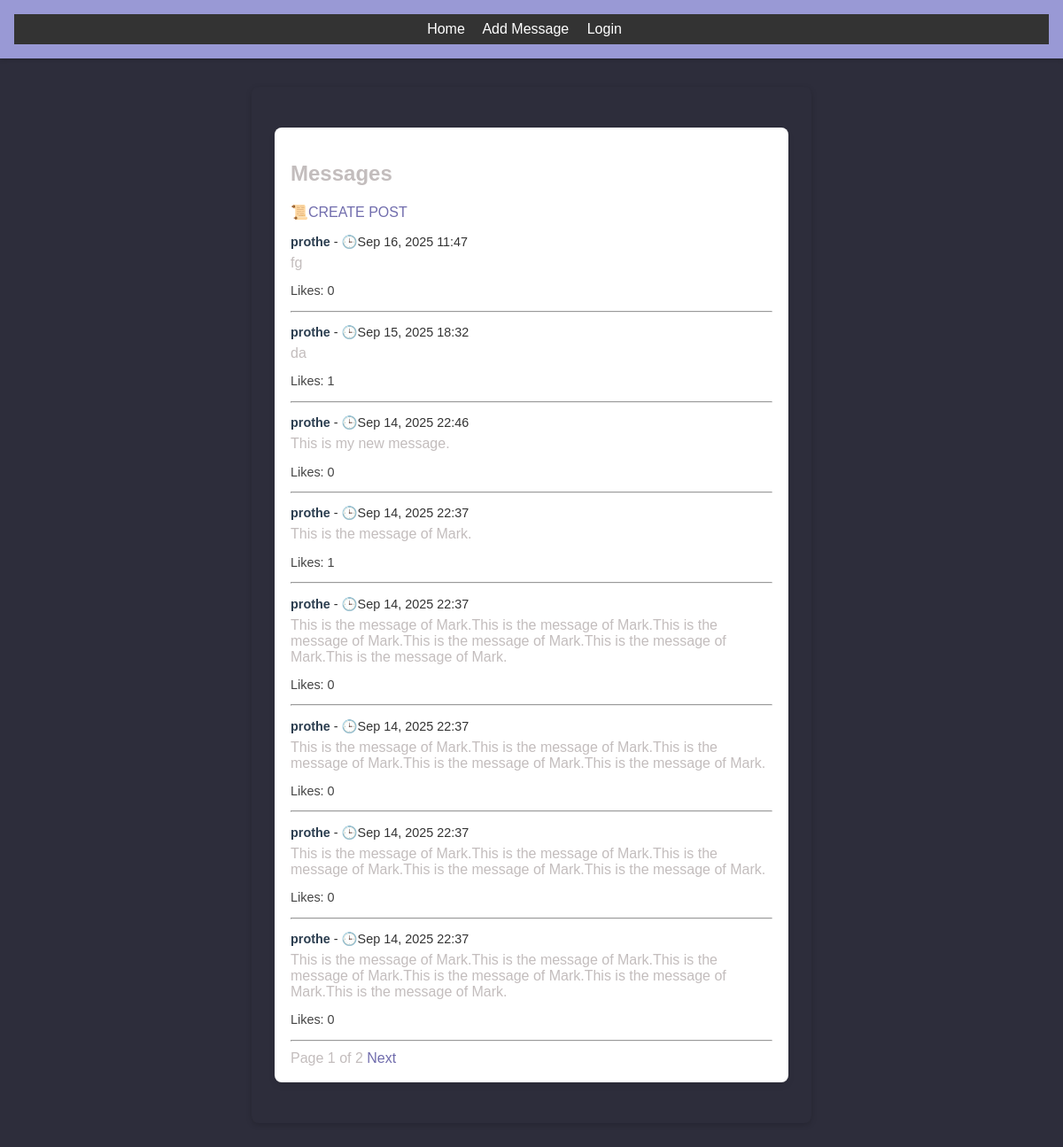
Before: / with the older database file.
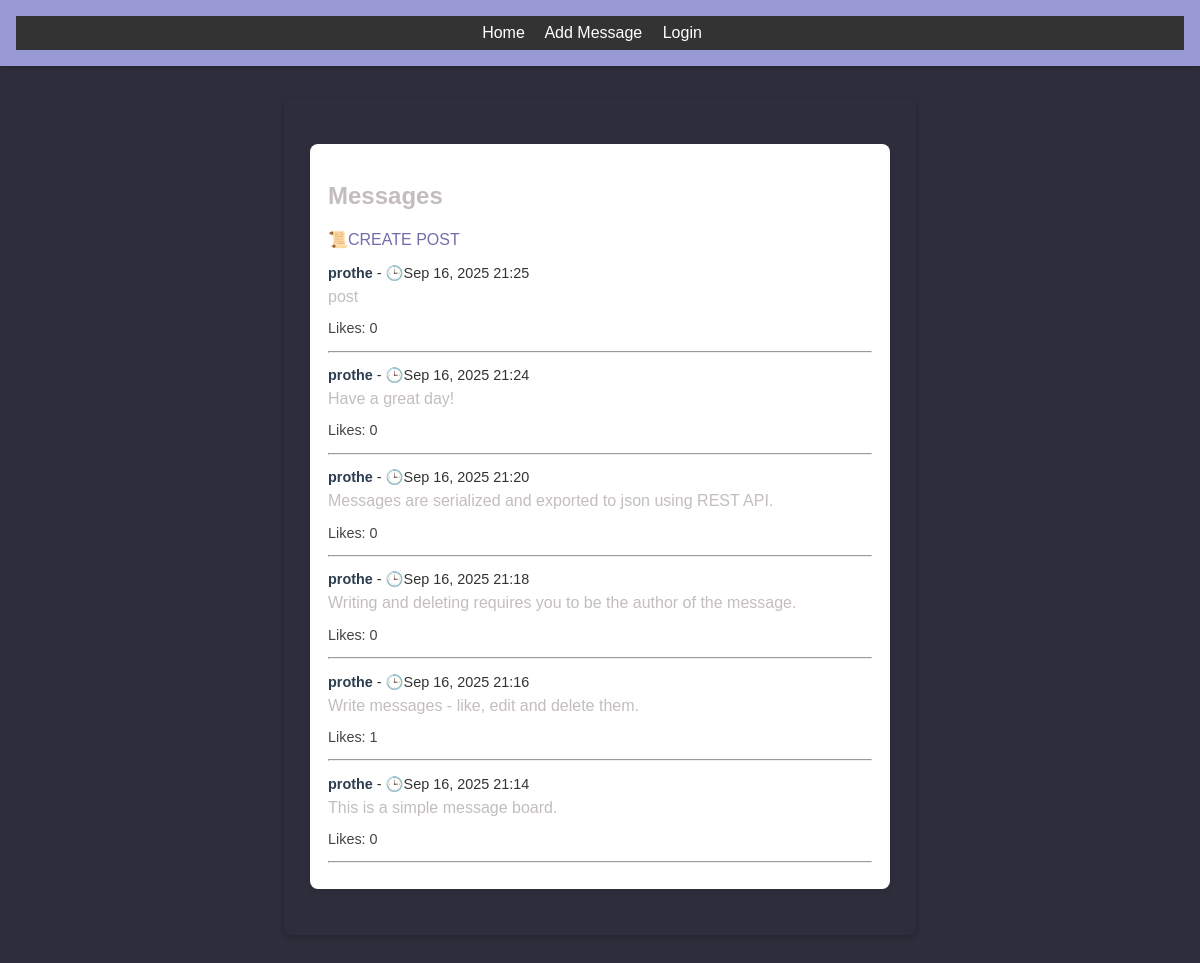
After: the same page with the newer database file.
### core/models.py (models this page shows, shortened)
class Message(models.Model):
    text = models.CharField(max_length=200)
    author = models.CharField(max_length=50, blank=True, default="Anonymous")
    created_at = models.DateTimeField(auto_now_add=True)
    likes = models.ManyToManyField(User, blank=True, related_name="liked_messages")
    def total_likes(self):
        return self.likes.count()

### core/views.py (the view)
# urls.py: path("", MessageListView.as_view(), name="index"),
class MessageListView(ListView):
    model = Message
    template_name = "index.html"
    context_object_name = "messages_list"
    ordering = ["-created_at"]
    paginate_by = 8

### templates/index.html (shortened to what this page needs)
{% extends "base.html" %}
{% load static %}
{% block content %}
  <section class="container">
    <div class="card">
      <h2>Messages</h2>
      <p><a class="add-link" href="{% url 'add_message' %}">📜CREATE POST</a></p>
      {% for message in messages_list %}
        <div class="message-item">
          <p class="meta">
            <strong>{{ message.author }}</strong> -
            <span class="time">🕒{{ message.created_at|date:"M d, Y H:i" }}</span>
          </p>
          <p class="text">{{ message.text }}</p>
          <p class="controls">
            <span>Likes: {{ message.total_likes }}</span>
          </p>
        </div>
        <hr>
      {% empty %}
        <p>No messages yet. Be the first!</p>
      {% endfor %}
      {% if is_paginated %}
        <div class="pagination">
          <span>Page {{ page_obj.number }} of {{ page_obj.paginator.num_pages }}</span>
          {% if page_obj.has_next %}
            <a href="?page={{ page_obj.next_page_number }}">Next</a>
          {% endif %}
        </div>
      {% endif %}
    </div>
  </section>
{% endblock %}

### templates/base.html (shortened to what this page needs)
<!doctype html>
{% load static %}
<html lang="en">
<head>
  <link rel="stylesheet" href="{% static 'style.css' %}">
</head>
<body>
  <header>
    <nav class="site-nav">
      <a class="nav-link" href="{% url 'index' %}">Home</a>
      <a class="nav-link" href="{% url 'add_message' %}">Add Message</a>
      {% if user.is_authenticated %}
        <a class="nav-link" href="#" onclick="document.getElementById('logout-form').submit(); return false;">Logout</a>
        <form id="logout-form" method="post" action="{% url 'logout' %}" style="display:none;">
          {% csrf_token %}
        </form>
      {% else %}
        <a class="nav-link" href="{% url 'login' %}">Login</a>
      {% endif %}
    </nav>
  </header>
  <main>
    {% block content %}{% endblock %}
  </main>
</body>
</html>

### static/style.css (style rules this page uses)
body { font-family: Helvetica, sans-serif; background-color: rgb(45, 45, 59); color: #c3bdbd; margin: 0; padding: 0; }
header { background-color: rgb(153, 153, 213); color: #c3bdbd; padding: 1rem; text-align: center; box-shadow: 0 2px 4px rgba(0, 0, 0, 0.172); }
main { max-width: 600px; margin: 2rem auto; padding: 1rem; background-color: rgb(45, 45, 59); border-radius: 8px; box-shadow: 0 2px 6px rgba(0, 0, 0, 0.172); }
a { color: #716dad; text-decoration: none; }
strong { color: #2c3e50; }
.container { display:flex; justify-content:center; padding: 30px 10px; }
.card { width: 560px; background: white; padding: 18px; border-radius: 8px; box-shadow: 0 4px 8px rgba(0,0,0,0.06); }
.message-item { margin-bottom: 10px; }
.meta { font-size: 0.9rem; color: #333; margin-bottom:4px; }
.text { margin: 6px 0; }
.controls { font-size: 0.9rem; color: #444; }

### templates/base.html (style rules this page uses)
nav { background: #333; padding: 0.5em 1em; }
nav a, nav button { color: #fff; margin-right: 1em; text-decoration: none; }

Changed rows visible on the page:
removed Message: author "prothe", created_at "Sep 16, 2025 11:47", text "fg", total_likes "0"
removed Message: author "prothe", created_at "Sep 15, 2025 18:32", text "da", total_likes "1"
removed Message: author "prothe", created_at "Sep 14, 2025 22:46", text "This is my new message.", total_likes "0"
removed Message: author "prothe", created_at "Sep 14, 2025 22:37", text "This is the message of Mark.", total_likes "1"
removed Message: author "prothe", created_at "Sep 14, 2025 22:37", text "This is the message of Mark.This is the message of Mark.This is the message of Mark.This is the message of Mark.This is the message of Mark.This is the message of Mark.", total_likes "0"
removed Message: author "prothe", created_at "Sep 14, 2025 22:37", text "This is the message of Mark.This is the message of Mark.This is the message of Mark.This is the message of Mark.This is the message of Mark.", total_likes "0"
removed Message: author "prothe", created_at "Sep 14, 2025 22:37", text "This is the message of Mark.This is the message of Mark.This is the message of Mark.This is the message of Mark.This is the message of Mark.", total_likes "0"
removed Message: author "prothe", created_at "Sep 14, 2025 22:37", text "This is the message of Mark.This is the message of Mark.This is the message of Mark.This is the message of Mark.This is the message of Mark.This is the message of Mark.", total_likes "0"
added Message: author "prothe", created_at "Sep 16, 2025 21:25", text "post", total_likes "0"
added Message: author "prothe", created_at "Sep 16, 2025 21:24", text "Have a great day!", total_likes "0"
added Message: author "prothe", created_at "Sep 16, 2025 21:20", text "Messages are serialized and exported to json using REST API.", total_likes "0"
added Message: author "prothe", created_at "Sep 16, 2025 21:18", text "Writing and deleting requires you to be the author of the message.", total_likes "0"
added Message: author "prothe", created_at "Sep 16, 2025 21:16", text "Write messages - like, edit and delete them.", total_likes "1"
added Message: author "prothe", created_at "Sep 16, 2025 21:14", text "This is a simple message board.", total_likes "0"
Other visible differences:
{{ page_obj.number }}: "1" → (not shown)
{{ page_obj.paginator.num_pages }}: "2" → (not shown)
text no longer shown: "Page of Next"
